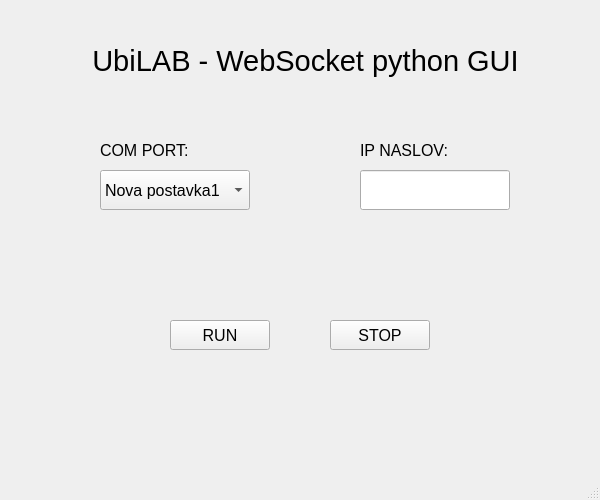
<?xml version="1.0" encoding="UTF-8"?>
<ui version="4.0">
 <class>MainWindow</class>
 <widget class="QMainWindow" name="MainWindow">
  <property name="geometry">
   <rect>
    <x>0</x>
    <y>0</y>
    <width>600</width>
    <height>500</height>
   </rect>
  </property>
  <property name="font">
   <font>
    <pointsize>12</pointsize>
   </font>
  </property>
  <property name="windowTitle">
   <string>MainWindow</string>
  </property>
  <widget class="QWidget" name="centralwidget">
   <widget class="QComboBox" name="comboBox">
    <property name="geometry">
     <rect>
      <x>100</x>
      <y>170</y>
      <width>150</width>
      <height>40</height>
     </rect>
    </property>
    <item>
     <property name="text">
      <string>Nova postavka1</string>
     </property>
    </item>
    <item>
     <property name="text">
      <string>Nova postavka2</string>
     </property>
    </item>
    <item>
     <property name="text">
      <string>Nova postavka3</string>
     </property>
    </item>
   </widget>
   <widget class="QPushButton" name="STOP">
    <property name="enabled">
     <bool>true</bool>
    </property>
    <property name="geometry">
     <rect>
      <x>330</x>
      <y>320</y>
      <width>100</width>
      <height>30</height>
     </rect>
    </property>
    <property name="text">
     <string>STOP</string>
    </property>
   </widget>
   <widget class="QPushButton" name="RUN">
    <property name="geometry">
     <rect>
      <x>170</x>
      <y>320</y>
      <width>100</width>
      <height>30</height>
     </rect>
    </property>
    <property name="text">
     <string>RUN</string>
    </property>
   </widget>
   <widget class="QLabel" name="Text_naslov">
    <property name="geometry">
     <rect>
      <x>80</x>
      <y>10</y>
      <width>451</width>
      <height>101</height>
     </rect>
    </property>
    <property name="font">
     <font>
      <pointsize>22</pointsize>
     </font>
    </property>
    <property name="mouseTracking">
     <bool>false</bool>
    </property>
    <property name="autoFillBackground">
     <bool>false</bool>
    </property>
    <property name="text">
     <string>UbiLAB - WebSocket python GUI</string>
    </property>
    <property name="alignment">
     <set>Qt::AlignCenter</set>
    </property>
   </widget>
   <widget class="QLineEdit" name="lineEdit">
    <property name="geometry">
     <rect>
      <x>360</x>
      <y>170</y>
      <width>150</width>
      <height>40</height>
     </rect>
    </property>
    <property name="font">
     <font>
      <pointsize>12</pointsize>
     </font>
    </property>
    <property name="text">
     <string/>
    </property>
   </widget>
   <widget class="QLabel" name="TextIP">
    <property name="geometry">
     <rect>
      <x>360</x>
      <y>135</y>
      <width>101</width>
      <height>31</height>
     </rect>
    </property>
    <property name="text">
     <string>IP NASLOV:</string>
    </property>
   </widget>
   <widget class="QLabel" name="TextCOM">
    <property name="geometry">
     <rect>
      <x>100</x>
      <y>135</y>
      <width>111</width>
      <height>31</height>
     </rect>
    </property>
    <property name="text">
     <string>COM PORT:</string>
    </property>
   </widget>
  </widget>
  <widget class="QMenuBar" name="menubar">
   <property name="geometry">
    <rect>
     <x>0</x>
     <y>0</y>
     <width>600</width>
     <height>34</height>
    </rect>
   </property>
  </widget>
  <widget class="QStatusBar" name="statusbar"/>
 </widget>
 <resources/>
 <connections/>
</ui>
